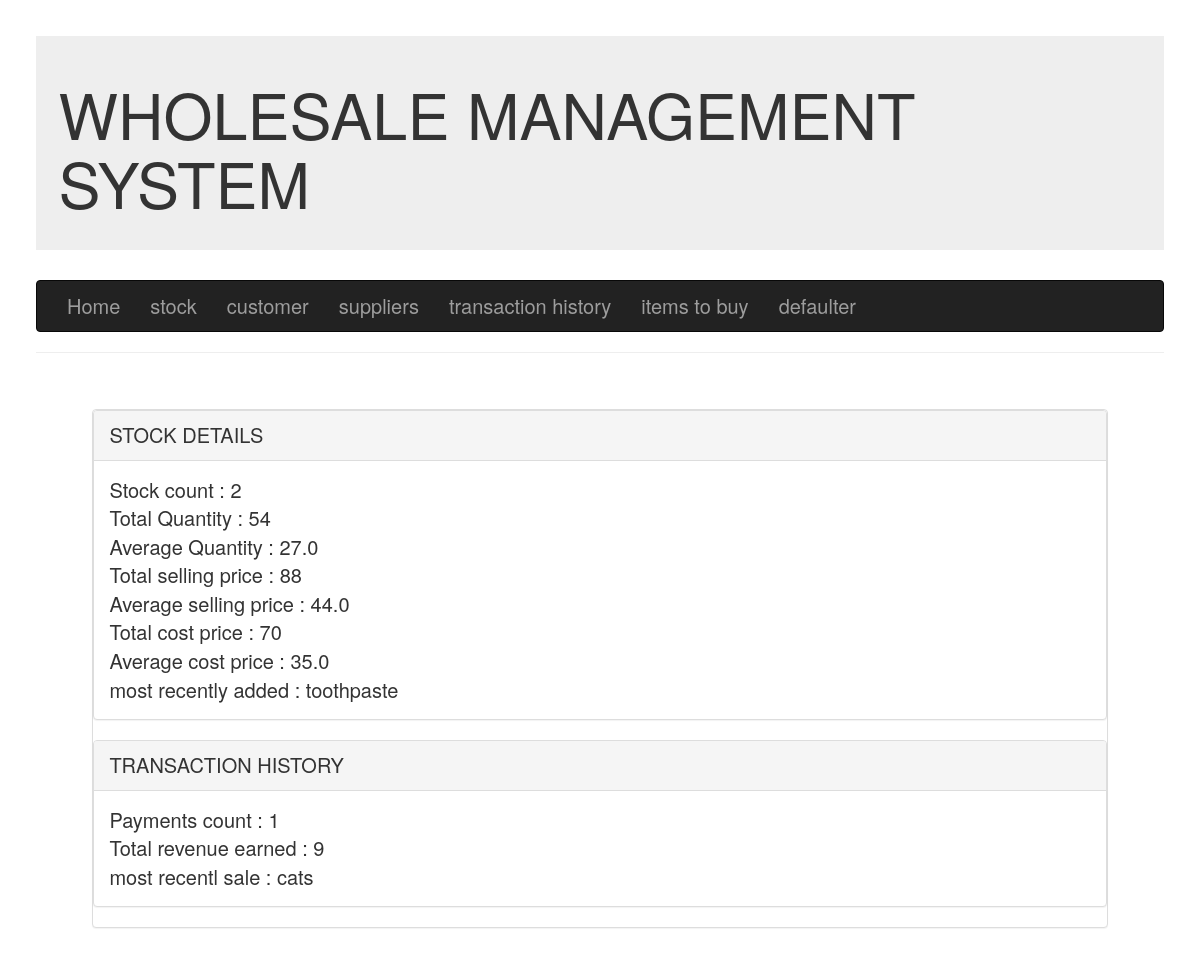
The page /index on the database as committed earlier.
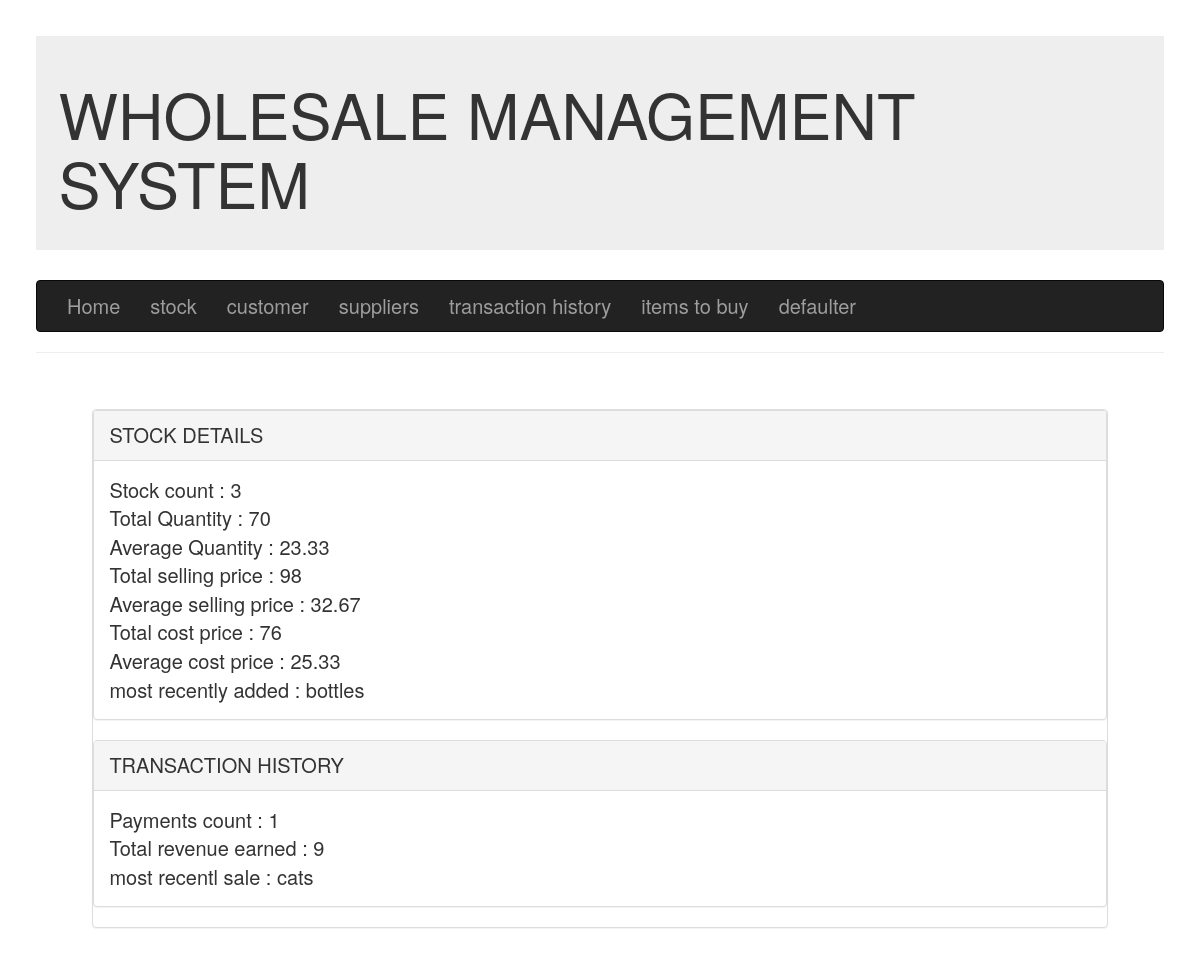
The same page on the database as committed later.
### app/models.py (models this page shows, shortened)
class Stock(db.Model):
    id = db.Column(db.Integer, primary_key=True)
    name = db.Column(db.String(140),nullable = False , unique=True)
    qty = db.Column(db.Integer,default=1, nullable = False)
    minqty = db.Column(db.Integer,default=0, nullable = False)
    sp = db.Column(db.Integer , default=0, nullable = False)
    cp = db.Column(db.Integer,default=0, nullable = False)
    timestamp = db.Column(db.DateTime, index=True, default=datetime.utcnow)

### app/routes.py (the view)
@app.route('/index')
def index():
    c = sqlite3.connect('app.db')
    l={}
    st = {}
    l["STOCK DETAILS"] = st
    st["Stock count : "]=list(c.execute("select count(id) from Stock"))[0][0]
    st["Total Quantity : "] = round(list(c.execute("select sum(qty) from Stock"))[0][0],2)
    st["Average Quantity : "] = round(list(c.execute("select avg(qty) from Stock"))[0][0],2)
    st["Total selling price : "] = round(list(c.execute("select sum(sp) from Stock"))[0][0],2)
    st["Average selling price : "] = round(list(c.execute("select avg(sp) from Stock"))[0][0],2)
    st["Total cost price : "] = round(list(c.execute("select sum(cp) from Stock"))[0][0],2)
    st["Average cost price : "] = round(list(c.execute("select avg(cp) from Stock"))[0][0],2)
    st["most recently added : "] = list(c.execute("select name from Stock order by timestamp desc"))[0][0]
    t = {}
    l["TRANSACTION HISTORY"] = t
    t["Payments count : "]=list(c.execute("select count(id) from Payments"))[0][0]
    t["Total revenue earned : "] = round(list(c.execute("select sum(amt) from Payments"))[0][0],2)
    t["most recentl sale : "] = list(c.execute("select stock from Payments order by timestamp desc"))[0][0]
    return render_template('index.html',l=l)

### app/templates/index.html
{%extends "base.html" %}
{%block content%}
<div class="panel panel-default">
    {% for j in l %}
    <div class="panel panel-default">
        <div class="panel-heading">{{j}}</div>
        <div class="panel-body">
            {% for i in l[j]:%}
            {{ i }}
            {{ l[j][i] }}<br>
            {% endfor %}
        </div>
    </div>
    {% endfor %}
</div>
{%endblock%}

Rows that differ between the two databases and show on the page:
no longer on this page (row unchanged): Stock: name "toothpaste"
added Stock: name "bottles"
Other text that changed with them:
list line gone: "Stock count : 2 Total Quantity : 54 Average Quantity : 27.0 Total selling price : 88 Average selling price : 44.0 Total cost price : 70 Average cost price : 35.0 most recently added :"
new list line: "Stock count : 3 Total Quantity : 70 Average Quantity : 23.33 Total selling price : 98 Average selling price : 32.67 Total cost price : 76 Average cost price : 25.33 most recently added :"
